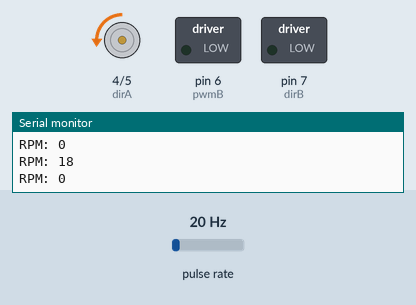
Simulated run of this sketch. Board: Arduino Uno, built with avr-gcc and run on an emulated ATmega328P. On the bench: direction and speed pins drawn as motors (green arrow = direction pin HIGH = forward, orange = LOW = backward, longer = more drive), switched loads named in the sketch (green lamp = pin HIGH), the last lines printed to the serial monitor. Wiring (inferred from the names in the program): pulse sensor: data pin 2. Inputs (shaded band) come from the test bench; at power-on: pulse rate 20 Hz.

Above: at 0.93 s.
At 3.58 s:
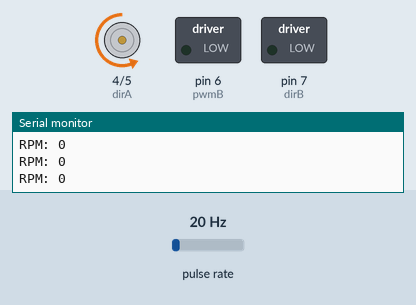
At 6.2 s:
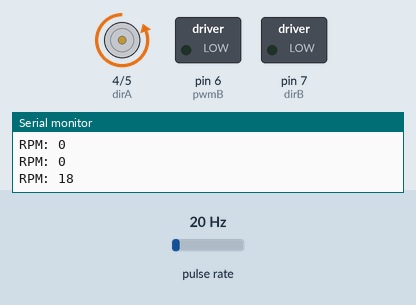
At 12.45 s:
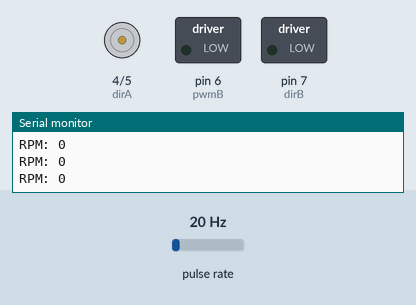
Timing chart, 0 to 16.2 s (numbered marks = the images above):
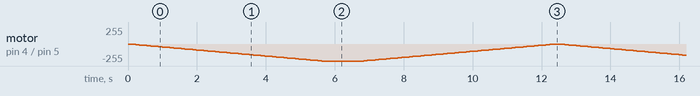

The sketch:

Motor_Encoder.ino
```cpp
#define dirA 4
#define pwmA 5
#define pwmB 6
#define dirB 7
#define encoderA 2

int count=0;
long Time1 = 0;
long Time2 = 0;
long Time3 = 0;

int i;
void setup() {

Serial.begin(9600);

pinMode(dirA,OUTPUT);
pinMode(dirB,OUTPUT);
pinMode(pwmA,OUTPUT);
pinMode(pwmB,OUTPUT);
pinMode(encoderA,INPUT_PULLUP);
pinMode(3,INPUT_PULLUP);

attachInterrupt(0, pulse, FALLING);

}

void pulse(){
  count++;
}

void RPM(){
  count = 0;
  delay(10); // get pulses read every 10ms
  int p = count;
  count = 0;

   Serial.print("RPM: ");
   Serial.println(p*18);
   // Explain:
   // Let p = the pulses read every 10ms
   // => 100*p every second
   // => 60*100*p every minute
   // The encoder resolution is 334 pulse per round (ppr)
   // So the Round per Minute (RPM) is (60*100*p)/334 ~ 18*p

}
void loop() {
digitalWrite(dirA,0);
for(i=0;i<=255;i+=5){
analogWrite(pwmA,i);
RPM();
delay(100);
}
delay(1000);
for(i=255;i>=0;i-=5){
analogWrite(pwmA,i);
RPM();
delay(100);
}
}
```
